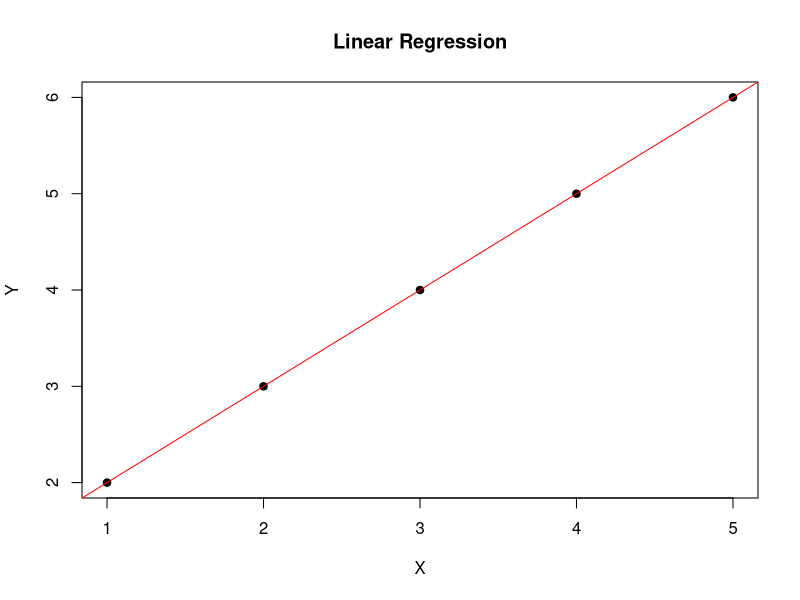

Source code (R):
#Exp No: 13
#Author: Rajat Sandeep (21ad051)
#Date: 17/03/2024
#Prog: Linear Regression

x <- c(1, 2, 3, 4, 5)
y <- c(2, 3, 4, 5, 6)
lm_model <- lm(y ~ x)
summary(lm_model)
predictions <- predict(lm_model)
print(predictions)
plot(x, y, main = "Linear Regression", xlab = "X", ylab = "Y", pch = 19)
abline(lm_model, col = "red")
